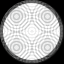

This game map was drawn from its Tiled (.tmx) file and the tilesets committed beside it. A one-line description and the trimmed map source follow:
An orthogonal 2x2 tile map with 32x32 px tiles, 2 tile layers (objects, collision), 1 hidden layer not drawn, 7 tilesets.

<map version="1.0" orientation="orthogonal" width="2" height="2" tilewidth="32" tileheight="32">
 <tileset firstgid="1" name="furniture-modern" tilewidth="32" tileheight="32">
  <image source="../maps/graphics/tiles/furniture-modern.png" width="512" height="512" />
 </tileset>
 <tileset firstgid="257" name="furniture-placement" tilewidth="32" tileheight="32">
  <image source="../maps/graphics/tiles/furniture-placement.png" width="64" height="64" />
  <tile id="2">
   <properties>
    <property name="constraint" value="ground" />
   </properties>
  </tile>
  <tile id="3">
   <properties>
    <property name="constraint" value="wall" />
   </properties>
  </tile>
 </tileset>
 <tileset firstgid="261" name="collision" tilewidth="32" tileheight="32">
  <image source="../maps/graphics/tiles/collision.png" width="64" height="64" />
  <tile id="0">
   <properties>
    <property name="collision" value="short" />
   </properties>
  </tile>
 </tileset>
 <tileset firstgid="265" name="furniture-lab" tilewidth="32" tileheight="32">
  <image source="../maps/graphics/tiles/furniture-lab.png" width="512" height="512" />
 </tileset>
 <tileset firstgid="521" name="future-obj3" tilewidth="32" tileheight="32">
  <image source="../image-atlases/future-obj3.png" width="512" height="512" />
 </tileset>
 <tileset firstgid="777" name="future-obj4" tilewidth="32" tileheight="32">
  <image source="../image-atlases/future-obj4.png" width="512" height="512" />
 </tileset>
 <tileset firstgid="1033" name="future-obj1" tilewidth="32" tileheight="32">
  <image source="../image-atlases/future-obj1.png" width="512" height="512" />
 </tileset>
 <layer name="objects" width="2" height="2">
  <data>[4 cells, 4 non-empty, 4 distinct tile ids]</data>
 </layer>
 <layer name="constraints" width="2" height="2" visible="0">
  <data>[4 cells, 2 non-empty, 1 distinct tile ids]</data>
 </layer>
 <layer name="collision" width="2" height="2">
  <data>[4 cells, 0 non-empty, 0 distinct tile ids]</data>
 </layer>
</map>
